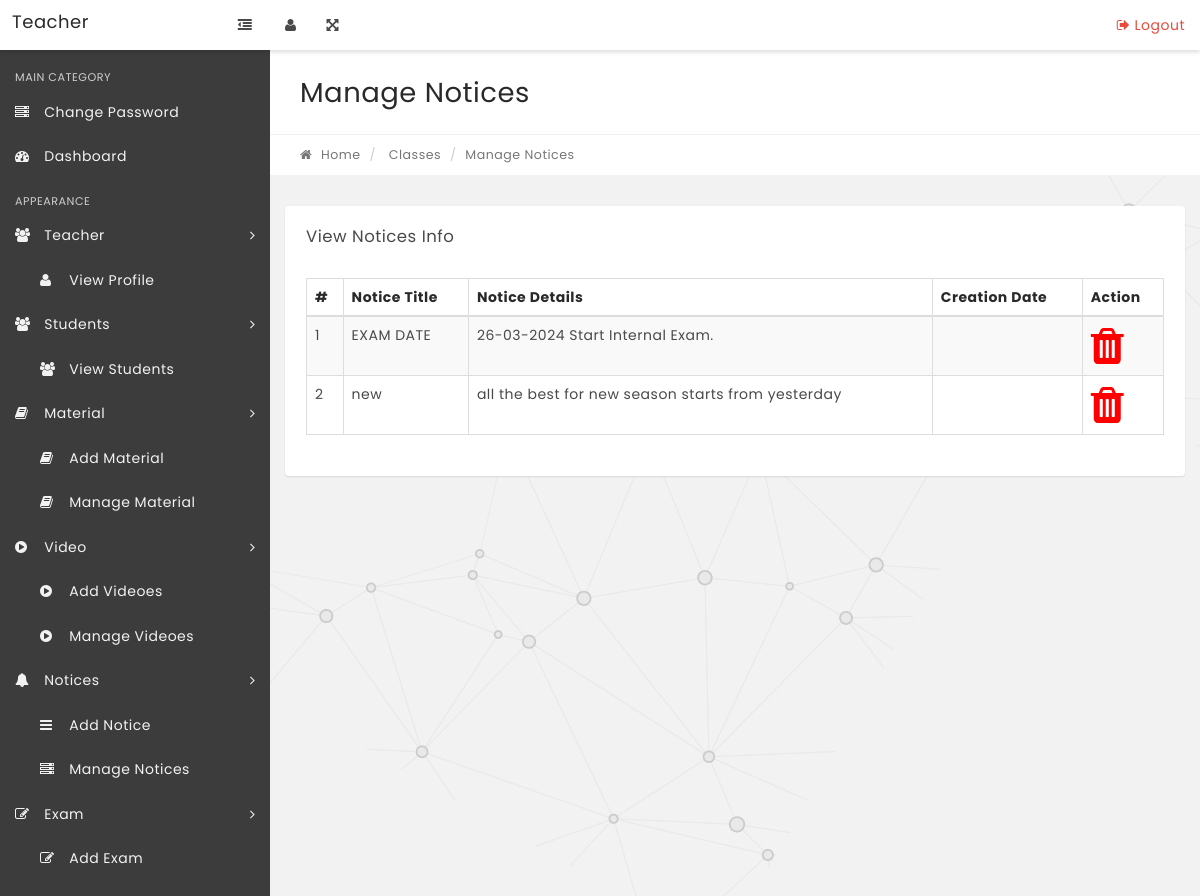
The page /Teacher/manage-notices.php (signed in) on the database its author committed.
### tables this page shows
CREATE TABLE `notice` (
  `id` int(11) NOT NULL,
  `noticeTitle` varchar(255) DEFAULT NULL,
  `noticeDetails` mediumtext DEFAULT NULL,
  `Date` timestamp NULL DEFAULT current_timestamp()
);

### Teacher/manage-notices.php (the view, shortened to what this page needs)
<?php
include('includes/config.php');
if (!isset($_SESSION['role']) || $_SESSION['role'] !== 'teacher') {
    header("location:../login.php");
    exit;
} else {
?>
    <!DOCTYPE html>
    <html lang="en">
    <head>
        <link rel="stylesheet" href="css/bootstrap.min.css" media="screen">
        <link rel="stylesheet" href="css/font-awesome.min.css" media="screen">
        <link rel="stylesheet" href="css/animate-css/animate.min.css" media="screen">
        <link rel="stylesheet" href="css/lobipanel/lobipanel.min.css" media="screen">
        <link rel="stylesheet" href="css/prism/prism.css" media="screen">
        <link rel="stylesheet" type="text/css" href="js/DataTables/datatables.min.css" />
        <link rel="stylesheet" href="css/main.css" media="screen">
    </head>
    <body class="top-navbar-fixed">
        <div class="main-wrapper">
            <?php include('includes/topbar.php'); ?>
            <div class="content-wrapper">
                <div class="content-container">
                    <?php include('includes/leftbar.php'); ?>
                    <div class="main-page">
                        <div class="container-fluid">
                            <div class="row page-title-div">
                                <div class="col-md-6">
                                    <h2 class="title">Manage Notices</h2>
                                </div>
                            </div>
                            <div class="row breadcrumb-div">
                                <div class="col-md-6">
                                    <ul class="breadcrumb">
                                        <li><a href="dashboard.php"><i class="fa fa-home"></i> Home</a></li>
                                        <li> Classes</li>
                                        <li class="active">Manage Notices</li>
                                    </ul>
                                </div>
                            </div>
                        </div>
                        <section class="section">
                            <div class="container-fluid">
                                <div class="row">
                                    <div class="col-md-12">
                                        <div class="panel">
                                            <div class="panel-heading">
                                                <div class="panel-title">
                                                    <h5>View Notices Info</h5>
                                                </div>
                                            </div>
                                            <div class="panel-body p-20">
                                                <table id="example" class="display table table-striped table-bordered" cellspacing="0" width="100%">
                                                    <thead>
                                                        <tr>
                                                            <th>#</th>
                                                            <th>Notice Title</th>
                                                            <th>Notice Details</th>
                                                            <th>Creation Date</th>
                                                            <th>Action</th>
                                                        </tr>
                                                    </thead>
                                                    <tbody>
                                                        <?php $sql = "SELECT * FROM notice";
                                                        $query = $dbh->prepare($sql);
                                                        $query->execute();
                                                        $results = $query->fetchAll(PDO::FETCH_OBJ);
                                                        $cnt = 1;
                                                        if ($query->rowCount() > 0) {
                                                            foreach ($results as $result) {   ?>
                                                                <tr>
                                                                    <td><?php echo htmlentities($cnt); ?></td>
                                                                    <td><?php echo htmlentities($result->noticeTitle); ?></td>
                                                                    <td><?php echo htmlentities($result->noticeDetails); ?></td>
                                                                    <td><?php echo htmlentities($result->postingDate); ?></td>
                                                                    <td>
                                                                        <a href="manage-notices.php?id=<?php echo htmlentities($result->id); ?>" onclick="return confirm('Do you really want to delete the notice?');">
                                                                            <i class="fa fa-trash fa-3x" title="Delete this Record" style="color:red;"></i> </a>
                                                                    </td>
                                                                </tr>
                                                        <?php $cnt = $cnt + 1;
                                                            }
                                                        } ?>
                                                    </tbody>
                                                </table>
                                            </div>
                                        </div>
                                    </div>
                                </div>
                            </div>
                        </section>
                    </div>
                </div>
            </div>
        </div>
    </body>
    </html>
<?php } ?>

### rows shown on the page
notice: noticeTitle "EXAM DATE", noticeDetails "26-03-2024 Start Internal Exam."
notice: noticeTitle "new", noticeDetails "all the best for new season starts from yesterday"
